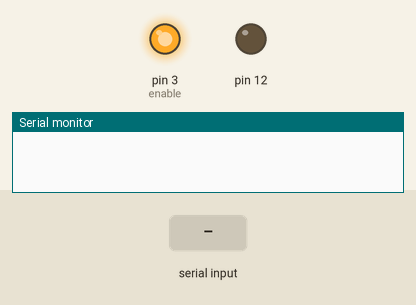
Recording of a sketch running on a simulated Arduino Uno, built with avr-gcc and run on an emulated ATmega328P. On the bench: output pins drawn as LEDs (lit = HIGH), the last lines printed to the serial monitor. The inputs (shaded band) are chosen by the test bench.

Above: at 1.2 s.
1.3 s: "4:" received over Serial
At 2.1 s:
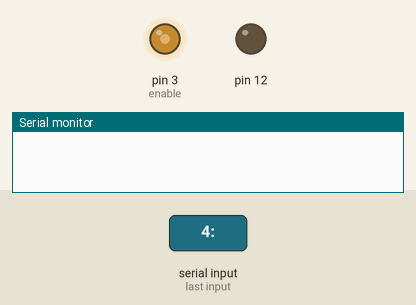
2.8 s: "90,45:" received over the second serial link
At 4.0 s:
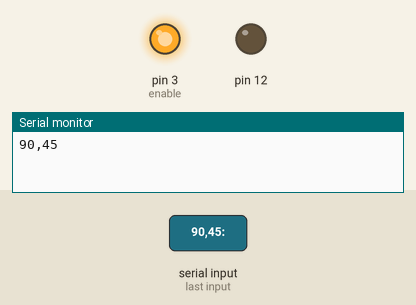
Timing chart, 0 to 5.8 s (numbered marks = the images above; inputs shaded):
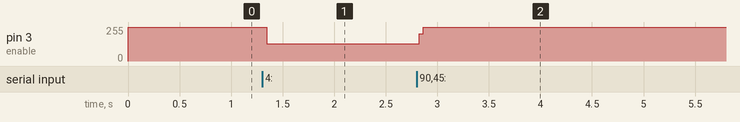

The sketch:

Master.ino
```cpp
#include<SoftwareSerial.h>
SoftwareSerial master (2,4);  //RX , TX
#define enable 3
String value = "0" ;
String key_slave = "0";

void setup()
{
  pinMode(enable,OUTPUT);
  pinMode(12,OUTPUT);
  digitalWrite(enable,HIGH);
  master.begin(9600);
 Serial.begin(9600);
}

void loop()
{
  digitalWrite(enable,HIGH);
 if ( key_slave.toInt() != 4)
 {
 if(Serial.available())
  {
  value = Serial.readStringUntil(':');
  master.print(value);
  master.print(':');
  key_slave=value.substring(0,1);
  }
 }
  if ( key_slave.toInt() == 4){
    digitalWrite(10,1);
    digitalWrite(enable,LOW);
    master.listen();
 //if (master.isListening()) {
     if(master.available())
    {
      master.setTimeout(10);
      Serial.println(master.readStringUntil(':'));
      key_slave = "0" ;
    }
  }
}
```

Measured:
- after the input at 1.3 s, pin 3 (enable): 255/255 → 128/255 at once
- after the input at 2.8 s, pin 3 (enable): 128/255 → 255/255 at once
